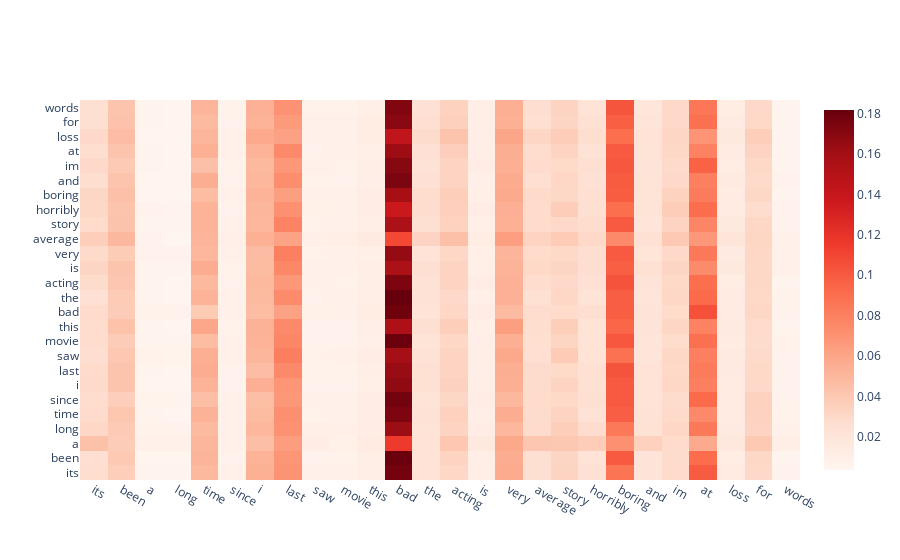

The notebook cell this image was saved under:
### Code cell
import IPython
display(IPython.core.display.HTML('''
    <script src="/static/components/requirejs/require.js"></script>
    <script>
        requirejs.config({
        paths: {
            base: '/static/base',
            plotly: 'https://cdn.plot.ly/plotly-latest.min.js?noext',
        },
        });
    </script>
    '''))

trace = go.Heatmap(z=att_weights, 
                   x=detokenized_sent.strip().split(' '), 
                   y=detokenized_sent.strip().split(' '), 
                   colorscale='Reds')
iplot([trace])

### Figure 1 — Plotly figure (JSON) as saved in the notebook; plotly's stock layout.template omitted (floating-point values rounded to 4 significant figures; data arrays with more than 128 entries replaced by an {"elided": "..."} marker saying what was removed)
{"data": [{"colorscale": [[0, "rgb(255,245,240)"], [0.125, "rgb(254,224,210)"], [0.25, "rgb(252,187,161)"], [0.375, "rgb(252,146,114)"], [0.5, "rgb(251,106,74)"], [0.625, "rgb(239,59,44)"], [0.75, "rgb(203,24,29)"], [0.875, "rgb(165,15,21)"], [1, "rgb(103,0,13)"]], "x": ["its", "been", "a", "long", "time", "since", "i", "last", "saw", "a", "movie", "this", "bad", "the", "acting", "is", "very", "average", "the", "story", "is", "horribly", "boring", "and", "im", "at", "a", "loss", "for", "words"], "y": ["its", "been", "a", "long", "time", "since", "i", "last", "saw", "a", "movie", "this", "bad", "the", "acting", "is", "very", "average", "the", "story", "is", "horribly", "boring", "and", "im", "at", "a", "loss", "for", "words"], "z": {"elided": "30x30 float values"}, "type": "heatmap"}], "layout": {}}
